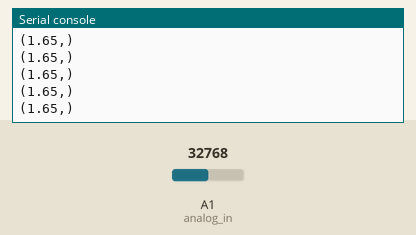
Simulated run of this program. Board: CircuitPython board. Shown: the last lines printed to the serial console. The test bench sets the inputs (shaded band); at power-on: A1 (analog_in) = 32768 (analog values on the 0–65535 scale).

Above: at 1.2 s.
1.3 s: A1 (analog_in) set to 45874
At 1.31 s:
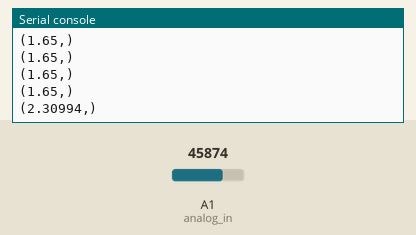
2.8 s: A1 (analog_in) set to 57670
At 2.81 s:
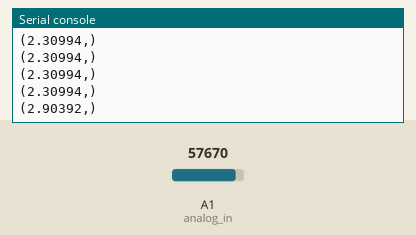
Timing chart, 0 to 5.8 s (numbered marks = the images above; inputs shaded):
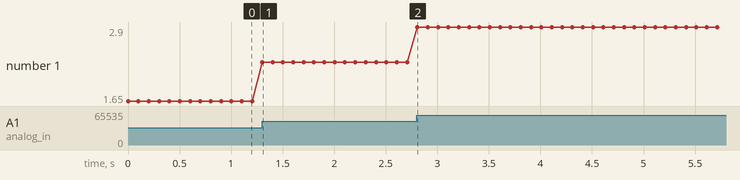

Measured:
- after the input at 1.3 s, the serial console: prints a new line at once (image 1)
- after the input at 2.8 s, the serial console: prints a new line at once (image 2)
- plotted number 1: 1.65 → 2.31 after the input at 1.3 s, 2.31 → 2.9 after the input at 2.8 s

The program:

analog_in.py
```python
"""CircuitPython Essentials Analog In example"""
import time
import board
from analogio import AnalogIn

# Connect an analog sensor to the A1 port of the board you are using. This means a 3V, GND, and signal pin must all be connected.
analog_in = AnalogIn(board.A1)
#makes sure input is coming from pin A1

# This function turns the analog reading of the sensor (a number from 0 - 65536) to a voltage.
def get_voltage(pin):
    return (pin.value * 3.3) / 65536

while True:
    print((get_voltage(analog_in),))
    time.sleep(0.1)
```
